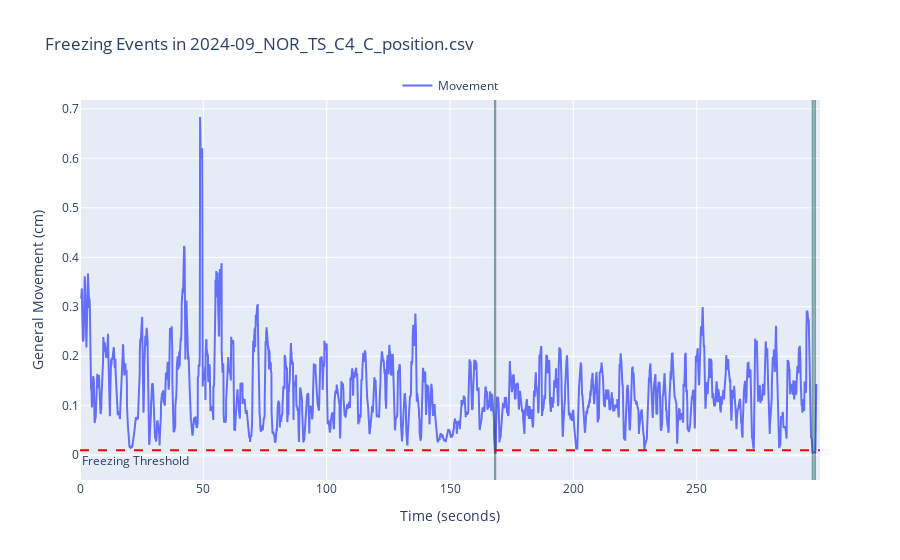

Source (notebook cell):
### Markdown cell above
---
#### 4.  We can also measure other behaviours, such as freezing

### Code cell
# Plot freezing events
rst.plot_freezing(example_path, fps = video_fps, threshold=freezing_threshold)

### Figure 1 — Plotly figure (JSON) as saved in the notebook; plotly's stock layout.template omitted (floating-point values rounded to 4 significant figures; data arrays with more than 128 entries replaced by an {"elided": "..."} marker saying what was removed)
{"data": [{"mode": "lines", "name": "Movement", "type": "scatter", "x": {"elided": "7475 float values"}, "y": {"elided": "7475 float values"}}], "layout": {"annotations": [{"showarrow": false, "text": "Freezing Threshold", "x": 0, "xanchor": "left", "xref": "x domain", "y": 0.01, "yanchor": "top", "yref": "y"}], "legend": {"orientation": "h", "x": 0.5, "xanchor": "center", "y": 1, "yanchor": "bottom"}, "shapes": [{"fillcolor": "rgba(0, 100, 80, 0.4)", "line": {"width": 0.4}, "type": "rect", "x0": 168, "x1": 168.6, "y0": -0.1, "y1": 1.5}, {"fillcolor": "rgba(0, 100, 80, 0.4)", "line": {"width": 0.4}, "type": "rect", "x0": 296.8, "x1": 298.1, "y0": -0.1, "y1": 1.5}, {"line": {"color": "red", "dash": "dash"}, "type": "line", "x0": 0, "x1": 1, "xref": "x domain", "y0": 0.01, "y1": 0.01, "yref": "y"}], "showlegend": true, "title": {"text": "Freezing Events in 2024-09_NOR_TS_C4_C_position.csv"}, "xaxis": {"range": [0, 300.0], "title": {"text": "Time (seconds)"}}, "yaxis": {"range": [-0.05, 0.7179], "title": {"text": "General Movement (cm)"}}}}
